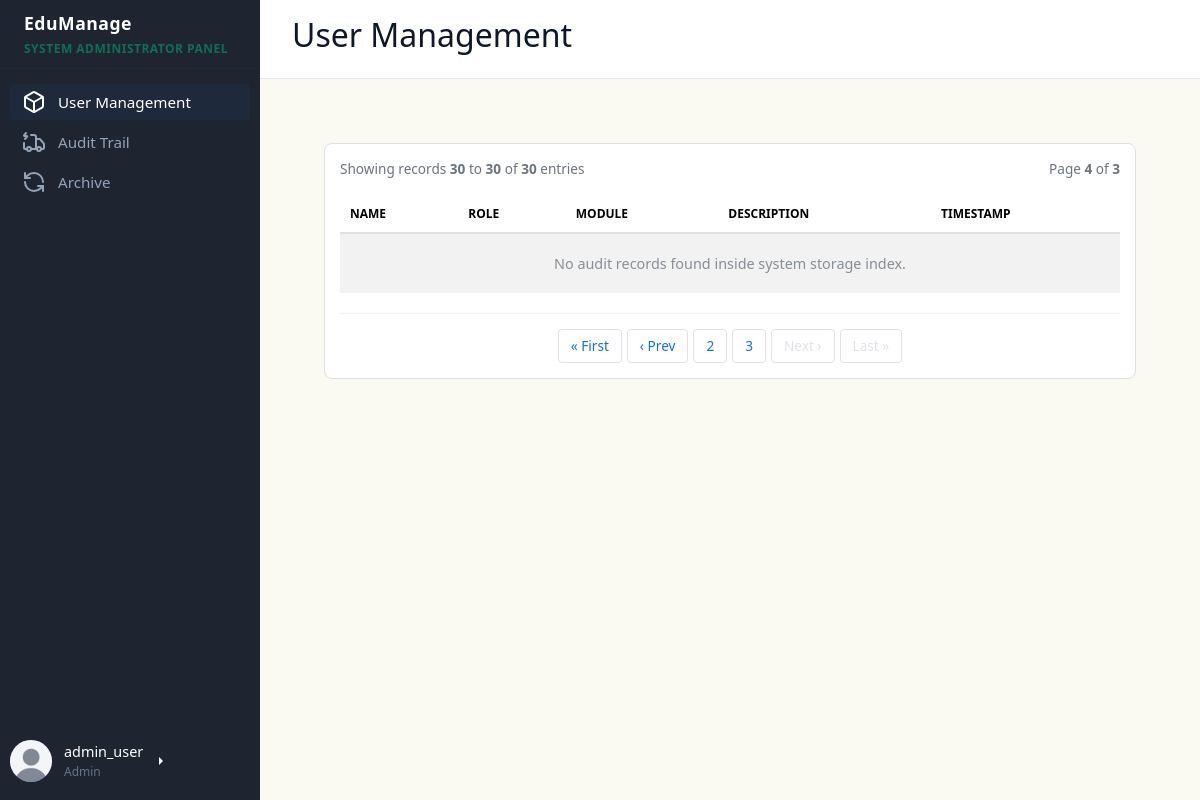
Page /dashboards/admin/admin_dashboard.php?page=audit-trail&log_page=4 (signed in) on the committed database.
### tables this page shows
CREATE TABLE `users` (
  `user_id` int(11) NOT NULL,
  `first_name` varchar(50) NOT NULL,
  `last_name` varchar(50) NOT NULL,
  `profile_picture` varchar(255) DEFAULT 'default.jpg',
  `email` varchar(100) NOT NULL,
  `username` varchar(50) NOT NULL,
  `password_hash` varchar(255) NOT NULL,
  `role` varchar(20) NOT NULL,
  `is_archived` tinyint(1) NOT NULL DEFAULT 0,
  `created_at` datetime DEFAULT current_timestamp()
);

### dashboards/admin/adminsidebar.php (the view, shortened to what this page needs)
<aside>
    <div class="brand">
        EduManage
        <span>System Administrator Panel</span>
    </div>
    <ul class="menu">
        <li class="menu-item active">
            <a href="admin_dashboard.php?page=users"><?php include("../../icons/box-icon.html") ?> <span>User Management</span></a>
        </li>
        <li class="menu-item">
            <a href="admin_dashboard.php?page=audit-trail"><?php include("../../icons/truck-icon.html") ?> <span>Audit Trail</span></a>
        </li>
        <li class="menu-item">
            <a href="admin_dashboard.php?page=archive"><?php include("../../icons/cycle-icon.html") ?> <span>Archive</span></a>
        </li>
    </ul>
    <div class="btn-group dropend mb-2">
        <a role="button" class="user-profile dropdown-toggle text-white text-decoration-none" data-bs-toggle="dropdown" aria-expanded="false">
            <div class="avatar">
                <?php if (!empty($user['profile_picture'])): ?>
                    <img
                        src="../../uploads/profile_pictures/<?= htmlspecialchars($user['profile_picture']) ?>"
                        alt="Profile Picture">
                <?php else: ?>
                    <?= strtoupper(substr($user['username'], 0, 2)) ?>
                <?php endif; ?>
            </div>
            <div class="user-info" style="text-align: left;">
                <span style="font-size: 0.9rem;">
                    <?= htmlspecialchars($user['username']) ?>
                </span>
                <span style="font-size: 0.75rem; color: var(--text-muted);">
                    <?= htmlspecialchars($user['role']) ?>
                </span>
            </div>
        </a>
    </div>
</aside>

### css/style.css (style rules this page uses)
* { box-sizing: border-box; margin: 0; padding: 0; font-family: "Segoe UI", system-ui, sans-serif; }
body { background-color: var(--bg-main); color: var(--text-dark); display: flex; height: 100vh; overflow: hidden; }
aside { width: 260px; background-color: var(--bg-sidebar); color: #ffffff; display: flex; flex-direction: column; flex-shrink: 0; }
.brand { padding-inline: 24px; padding-block: 10px; font-size: 1.1rem; font-weight: bold; border-bottom: 1px solid var(--sidebar-active); letter-spacing: 0.5px; }
.brand span { color: var(--primary); display: block; font-size: 0.75rem; text-transform: uppercase; margin-top: 4px; }
.menu { list-style: none; padding: 15px 10px; display: flex; flex-direction: column; gap: 4px; flex-grow: 1; }
.menu-item a { display: flex; align-items: center; gap: 12px; color: #94a3b8; text-decoration: none; padding: 6px; padding-left: 12px; border-radius: 4px; font-size: 0.95rem; transition: all 0.2s; }
.menu-item.active a, .menu-item a:hover { background-color: var(--sidebar-active); color: #ffffff; }
.user-profile { display: flex; align-items: center; gap: 12px; padding-left: 10px; margin-bottom: 10px; }
.user-info { display: flex; flex-direction: column; gap: 1px; }
.avatar { width: 36px; height: 36px; background-color: var(--primary); color: #ffffff; border-radius: 50%; display: flex; align-items: center; justify-content: center; font-weight: bold; font-size: 0.9rem; }
.btn-group { display: flex; gap: 12px; }
.avatar { width: 42px; height: 42px; border-radius: 50%; overflow: hidden; display: flex; align-items: center; justify-content: center; background: #6c63ff; color: white; font-weight: 600; }
.avatar img { width: 100%; height: 100%; object-fit: cover; }

### dashboards/admin/admin_dashboard.php (style rules this page uses)
.avatar { width: 42px; height: 42px; min-width: 42px; min-height: 42px; border-radius: 50%; overflow: hidden; display: flex; align-items: center; justify-content: center; font-weight: 600; }
.avatar img { width: 100%; height: 100%; object-fit: cover; display: block; }

### rows in the picture
users: profile_picture (placeholder picture), username "admin_user", role "Admin"

### other values in the picture
min($offset + 1, $total_rows) "30"
min($offset + $records_per_page, $total_rows) "30"
$total_rows "30"
$current_page "4"
$total_pages ?: 1 "3"
